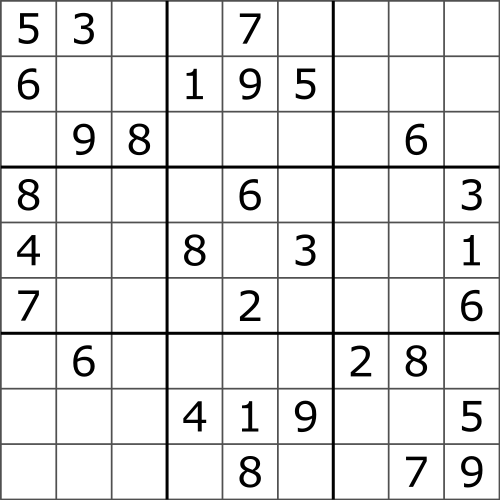
#> input picture opencv_py/data/imgs/chess.png, 500 x 500 px, found by its file name
$ python sobel_filter.py   (older library calls are emulated)
#> lines starting #> are read from the running program, lines starting #| are printed output that depends on the picture; after the words box and inside, x2 and y2 are one past the last pixel; in counts of white or black regions, pixels touching at a corner belong together
import cv2
import numpy as np
"""
高通滤波：Sobel(索贝尔)

Sobel算子：
    先向X方向求导，然后在Y方向求导
    最终结果 |G| = |Gx| + |Gy|

Sobel(src, ddepth, dx, dy, ksize=3, scale=1, delta=0, borderType=BORDER_DEFAULT)
ksize=-1时，变成沙尔算法
"""
img = cv2.imread(r'E:\PycharmProjects\funnyPython\opencv_py\data\imgs\chess.png')
#> img is the input picture: shape (500, 500, 3); min 0, max 255, mean 231.8

# 同时x、y方向效果不好
# y方向边缘
res = cv2.Sobel(img, cv2.CV_64F, 1, 0, ksize=5)
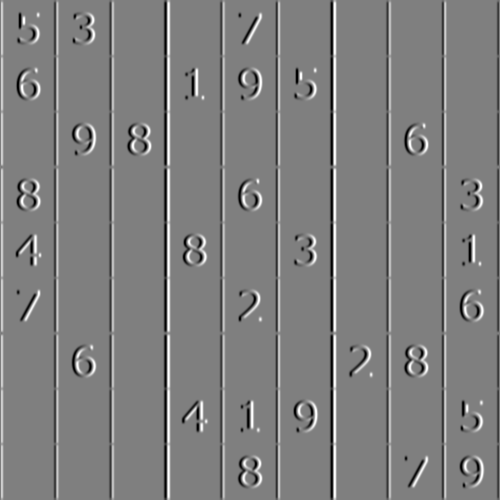
#> res: shape (500, 500, 3) float64; min -12240, max 12240, mean 7.5; drawn with min black and max white
# x方向边缘
res2 = cv2.Sobel(img, cv2.CV_64F, 0, 1, ksize=5)
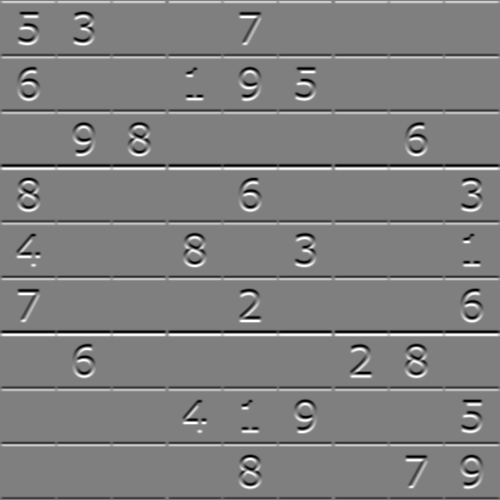
#> res2: shape (500, 500, 3) float64; min -12240, max 12240, mean 7.5; drawn with min black and max white
result = cv2.add(res, res2)
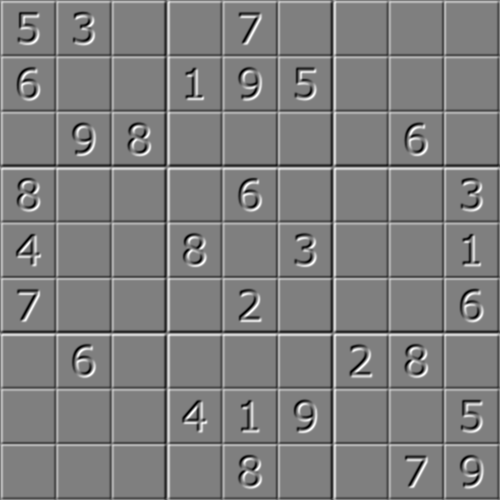
#> result: shape (500, 500, 3) float64; min -17814, max 17790, mean 14.9; drawn with min black and max white

cv2.imshow('img', img)
cv2.imshow('res', res)
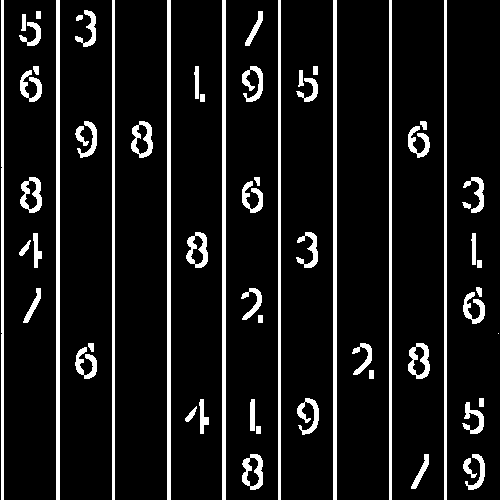
#> window 'res': shape (500, 500, 3); 10% white; 61 white regions (1 under 20 px), largest, box (x1, y1, x2, y2) and area: (56, 0, 60, 500) 2000, (167, 0, 171, 500) 2000, (222, 0, 226, 500) 2000
cv2.imshow('res2', res2)
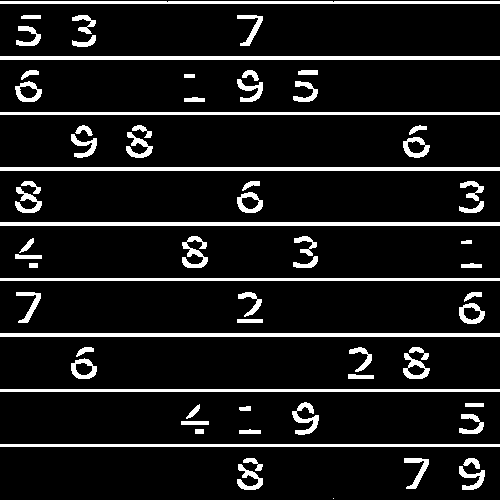
#> window 'res2': shape (500, 500, 3); 10.1% white; 67 white regions (1 under 20 px), largest, box (x1, y1, x2, y2) and area: (0, 56, 500, 60) 2000, (0, 167, 500, 171) 2000, (0, 222, 500, 226) 2000
cv2.imshow('result', result)
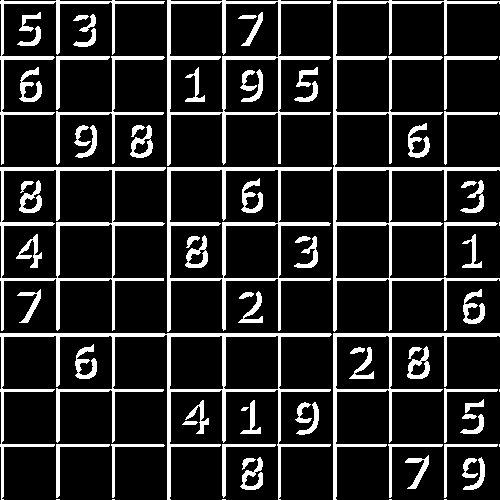
#> window 'result': shape (500, 500, 3); 15.6% white; 80 white regions (10 under 20 px), largest, box (x1, y1, x2, y2) and area: (0, 333, 332, 500) 5398, (333, 0, 500, 332) 5397, (167, 167, 332, 332) 3419
cv2.waitKey(0)
